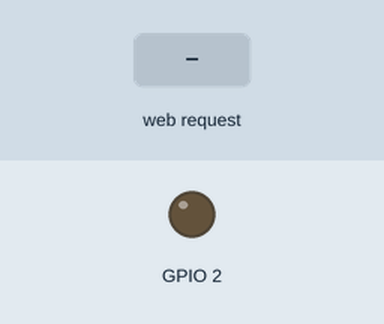
The sketch below on a simulated ESP8266 (NodeMCU). On the bench: output pins drawn as LEDs (lit = HIGH). The inputs (shaded band) are chosen by the test bench. What the sketch prints to the serial monitor is not drawn.

Above: at 3.2 s.
3.3 s: HTTP request GET /off received
At 4.5 s:
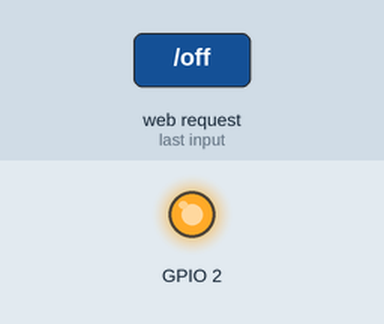
4.8 s: HTTP request GET /on received
At 5.9 s:
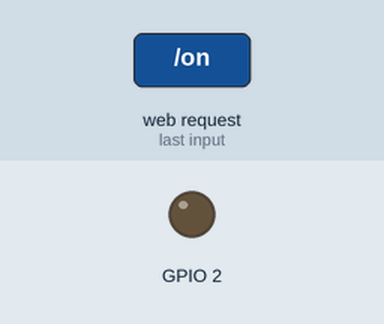
Timing chart, 0 to 7.8 s (numbered marks = the images above; inputs shaded):
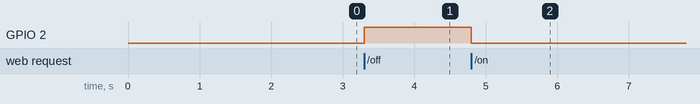

The sketch:

esp8266_blink_web.ino
```cpp
#include <ESP8266WiFi.h>
#include <WiFiClient.h>
#include <ESP8266WebServer.h>
#include "HTML.h"

// Konfigurasi WiFi
const char *ssid = "saepulfariz-device";
const char *password = "";

String ssidNew = "", passNew;

ESP8266WebServer server(80);

//== Rountin dieksekusi saat browser dibuka / page dipanggil ==//
void handleRoot(){
  server.send(200, "text/html", index_html);
}

void handleOn(){
  digitalWrite(LED_BUILTIN, LOW);
  server.send(200, "text/html", on_html);
}

void handleOff(){
  digitalWrite(LED_BUILTIN, HIGH);
  server.send(200, "text/html", off_html);
}

void setup() {
  pinMode(LED_BUILTIN, OUTPUT);  // Initialize the LED_BUILTIN pin as an output

  Serial.begin(115200);
  delay(1000);
  WiFi.softAP(ssid, password);
  IPAddress IP = WiFi.softAPIP();
  Serial.println("");
  Serial.print("IP Address: ");
  Serial.println(IP);

  server.on("/", handleRoot); // Routine untuk menghandle homepage
  server.on("/on", handleOn);
  server.on("/off", handleOff);

  server.begin(); // Mulai server
  delay(1000);
}

// the loop function runs over and over again forever
void loop() {
  // digitalWrite(LED_BUILTIN, LOW);
  //delay(1000);                      // Wait for a second
  //digitalWrite(LED_BUILTIN, HIGH);  // Turn the LED off by making the voltage HIGH
  //delay(2000);                      // Wait for two seconds (to demonstrate the active low LED)
  server.handleClient();
}
```

HTML.h
```cpp
const char index_html[] PROGMEM = R"rawliteral(
<!DOCTYPE html>
<html lang="en">
<head>
    <meta charset="UTF-8">
    <meta name="viewport" content="width=device-width, initial-scale=1.0">
    <title>BLINK WEB - Saepulfariz</title>


</head>
<body>
    <h3 style="text-align: center;">BLINK WEB - Saepulfariz</h3>
    <div style="text-align: center;">
      <a href="/on" >ON</a> | <a href="/off" >OFF</a>
    </div>
</body>
</html>
)rawliteral";

const char on_html[] PROGMEM = R"rawliteral(
<!DOCTYPE html>
<html lang="en">
<head>
    <meta charset="UTF-8">
    <meta name="viewport" content="width=device-width, initial-scale=1.0">
    <title>BLINK WEB - Saepulfariz</title>


</head>
<body>
    <h3 style="text-align: center;">BLINK WEB(ON) - Saepulfariz</h3>
    <div style="text-align: center;">
      <a href="/on" >ON</a> | <a href="/off" >OFF</a>
    </div>
</body>
</html>
)rawliteral";


const char off_html[] PROGMEM = R"rawliteral(
<!DOCTYPE html>
<html lang="en">
<head>
    <meta charset="UTF-8">
    <meta name="viewport" content="width=device-width, initial-scale=1.0">
    <title>BLINK WEB - Saepulfariz</title>


</head>
<body>
    <h3 style="text-align: center;">BLINK WEB(OFF) - Saepulfariz</h3>
    <div style="text-align: center;">
      <a href="/on" >ON</a> | <a href="/off" >OFF</a>
    </div>
</body>
</html>
)rawliteral";
```

Measured:
- after the input at 3.3 s, GPIO 2: LOW → HIGH at once
- after the input at 4.8 s, GPIO 2: HIGH → LOW at once
